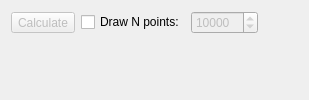
<?xml version="1.0" encoding="UTF-8"?>
<ui version="4.0">
 <author>Anton Rau</author>
 <class>ActimotTrajectoryPlotWidget</class>
 <widget class="QWidget" name="ActimotTrajectoryPlotWidget">
  <layout class="QVBoxLayout" name="verticalLayout">
   <item>
    <layout class="QHBoxLayout" name="horizontalLayout">
     <item>
      <widget class="QToolButton" name="toolButtonCalculate">
       <property name="enabled">
        <bool>false</bool>
       </property>
       <property name="text">
        <string>Calculate</string>
       </property>
      </widget>
     </item>
     <item>
      <widget class="QCheckBox" name="checkBoxDrawNPoints">
       <property name="text">
        <string>Draw N points:</string>
       </property>
      </widget>
     </item>
     <item>
      <widget class="QSpinBox" name="spinBoxN">
       <property name="enabled">
        <bool>false</bool>
       </property>
       <property name="minimum">
        <number>1</number>
       </property>
       <property name="maximum">
        <number>1000000</number>
       </property>
       <property name="value">
        <number>10000</number>
       </property>
      </widget>
     </item>
     <item>
      <spacer name="horizontalSpacer">
       <property name="orientation">
        <enum>Qt::Orientation::Horizontal</enum>
       </property>
       <property name="sizeHint" stdset="0">
        <size>
         <width>40</width>
         <height>20</height>
        </size>
       </property>
      </spacer>
     </item>
    </layout>
   </item>
   <item>
    <widget class="MplCanvas" name="canvas" native="true">
     <property name="sizePolicy">
      <sizepolicy hsizetype="Expanding" vsizetype="Expanding">
       <horstretch>0</horstretch>
       <verstretch>0</verstretch>
      </sizepolicy>
     </property>
    </widget>
   </item>
  </layout>
 </widget>
 <customwidgets>
  <customwidget>
   <class>MplCanvas</class>
   <extends>QWidget</extends>
   <header>tse_analytics.views.misc.MplCanvas</header>
   <container>1</container>
  </customwidget>
 </customwidgets>
 <resources/>
 <connections/>
</ui>
